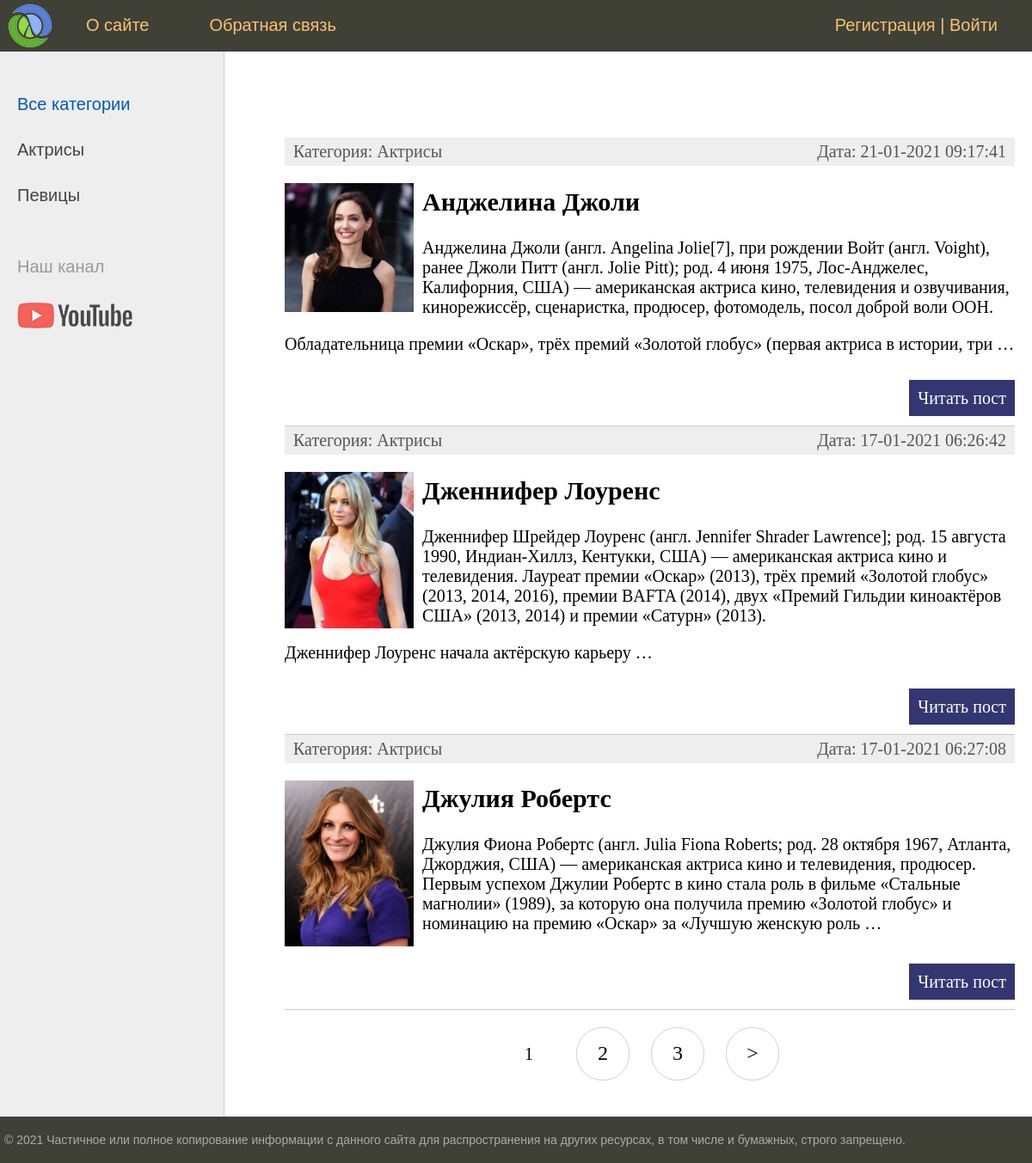
The page / on the database its author committed.
### women/models.py (models this page shows, shortened)
class Category(models.Model):
    name = models.CharField(max_length=100, db_index=True, verbose_name='Категория')
    slug = models.SlugField(max_length=255, unique=True, db_index=True, verbose_name='URL')
    def __str__(self):
        return self.name
    def get_absolute_url(self):
        return reverse('category', kwargs={'cat_slug': self.slug})
    class Meta:
        verbose_name = 'Категория'
        verbose_name_plural = 'Категории'
        ordering = ['id']

class Women(models.Model):
    title = models.CharField(max_length=255, verbose_name='Заголовок')
    slug = models.SlugField(max_length=255, unique=True, db_index=True, verbose_name='URL')
    content = models.TextField(blank=True, verbose_name='Текст статьи')  # blank=True означает, что поле может быть пустым
    photo = models.ImageField(upload_to='photos/%Y/%m/%d/', verbose_name='Фото')  # для работы поля требуется установить Pillow
    time_create = models.DateTimeField(auto_now_add=True, verbose_name='Время создания')
    time_update = models.DateTimeField(auto_now=True, verbose_name='Время изменения')
    is_published = models.BooleanField(default=True, verbose_name='Публикация')
    cat = models.ForeignKey('Category', on_delete=models.PROTECT, verbose_name='Категория')
    def get_absolute_url(self):
        return reverse('post', kwargs={'post_slug': self.slug})
    class Meta:
        verbose_name = 'Известные женщины'
        verbose_name_plural = 'Известные женщины'
        ordering = ['id']  # сортировка экземпляров

### women/views.py (the view)
# urls.py: path('', views.WomenHome.as_view(), name='home'),
class WomenHome(DataMixin, ListView):  # наследуется от ListView потому что это будет список
    model = Women  # выбирает все записи из таблицы Women и отображает в виде списка
    template_name = 'women/index.html'
    context_object_name = 'posts'  # явно указываем имя, которое будем использовать в шаблоне для обращения к object_list
    def get_context_data(self, *, object_list=None, **kwargs):
        context = super().get_context_data(**kwargs)  # получаем контекст, который уже сформирован для шаблона index.html
        c_def = self.get_user_context(title='Главная страница')
        context = dict(list(context.items()) + list(c_def.items()))  # создаем списки из словарей и объединяем их в новый словарь
        return context
    def get_queryset(self):
        return Women.objects.filter(is_published=True).select_related('cat')

### women/utils.py (called while the page is built)
    def get_user_context(self, **kwargs):
        context = kwargs  # формируем словарь из именованных параметров переданных функции get_user_context
        cats = Category.objects.annotate(Count('women'))  # создаем список всех рубрик с атрибутом women__count для каждой,
        user_menu = menu.copy()  # копия словаря menu
        if not self.request.user.is_authenticated:  # если пользователь не авторизован
            user_menu.pop(1)  # удалить второй пункт(Добавить статью) из копии menu
        context['menu'] = user_menu  # передаем в контекст измененное меню
        context['cats'] = cats
        if 'cat_selected' not in context:
            context['cat_selected'] = 0
        return context

### women/templates/women/index.html (shortened to what this page needs)
{% extends 'women/base.html' %}
{% block content %}
<ul class="list-articles">
    {% for p in posts %}
    <li>
        <div class="article-panel">
            <p class="first">Категория: {{ p.cat }}</p>
            <p class="last">Дата: {{ p.time_update|date:"d-m-Y H:i:s" }}</p>
        </div>
        {% if p.photo %}
        <p><img class="img-article-left thumb" src="{{ p.photo.url }}"></p>
        {% endif %}
        <h2>{{p.title}}</h2>
        {% autoescape on %}
        {{ p.content|linebreaks|truncatewords:50 }}
        {% endautoescape %}
        <p class="link-read-post"><a href="{{ p.get_absolute_url }}">Читать пост</a></p>
    </li>
    {% endfor %}
</ul>
{% endblock %}

### women/templates/women/base.html (shortened to what this page needs)
{% load static %}
{% load women_tags %}
<!DOCTYPE html>
<html>
<head>
    <link type="text/css" href="{% static 'women/css/styles.css' %}" rel="stylesheet">
</head>
<body>
<table class="table-page" border=0 cellpadding="0" cellspacing="0">
    <tr>
        <td valign=top>
            {% block mainmenu %}
            <div class="header">
                <ul id="mainmenu" class="mainmenu">
                    <li class="logo"><a href="{% url 'home' %}">
                        <div class="logo"></div>
                    </a></li>
                    {% for m in menu %}
                    <li><a href="{% url m.url_name %}">{{m.title}}</a></li>
                    {% endfor %}
                    {% if request.user.is_authenticated %}
                    <li class="last">{{ user.username }} | <a href="{% url 'logout' %}">Выйти</a></li>
                    {% else %}
                    <li class="last"><a href="{% url 'register' %}">Регистрация</a> | <a href="{% url 'login' %}">Войти</a></li>
                    {% endif %}
                </ul>
            </div>
            {% endblock mainmenu %}
            <table class="table-content" border=0 cellpadding="0" cellspacing="0">
                <tr>
                    <td valign="top" class="left-chapters">
                        <ul id="leftchapters">
                            {% if cat_selected == 0 %}
                            <li class="selected">Все категории</li>
                            {% else %}
                            <li><a href="{% url 'home' %}">Все категории</a></li>
                            {% endif %}
                            {% for c in cats %}
                            {% if c.women__count > 0 %}
                            {% if c.pk == cat_selected %}
                            <li class="selected">{{ c.name }}</li>
                            {% else %}
                            <li><a href="{{ c.get_absolute_url }}">{{ c.name }}</a></li>
                            {% endif %}
                            {% endif %}
                            {% endfor %}
                            <li class="share">
                                <p>Наш канал</p>
                                <a class="share-yt"
                                   href="https://www.youtube.com/"
                                   target="_blank" rel="nofollow"></a>
                            </li>
                        </ul>
                    </td>
                    <td valign="top" class="content">
                        <div class="content-text">
                            {% block content %}
                            {% endblock %}
                            {% if page_obj.has_other_pages %}
                            <nav class="list-pages">
                                <ul>
                                    {% for p in paginator.page_range %}
                                    {% if page_obj.number == p %}
                                    <li class="page-num page-num-selected">{{ p }}</li>
                                    {% elif p >= page_obj.number|add:-2 and p <= page_obj.number|add:2 %}
                                    <li class="page-num">
                                        <a href="?page={{ p }}">{{ p }}</a>
                                    </li>
                                    {% endif %}
                                    {% endfor %}
                                    {% if page_obj.has_next %}
                                    <li class="page-num">
                                        <a href="?page={{ page_obj.next_page_number }}">&gt;</a>
                                    </li>
                                    {% endif %}
                                </ul>
                            </nav>
                            {% endif %}
                        </div>
                    </td>
                </tr>
            </table>
        </td>
    </tr>
    <tr>
        <td valign=top>
            <div id="footer">
                <p>&copy; 2021 Частичное или полное копирование информации с данного сайта для распространения на других
                    ресурсах, в том числе и бумажных, строго запрещено.</p>
            </div>
        </td>
    </tr>
</table>
</body>
</html>

### women/static/women/css/styles.css (style rules this page uses)
html, body { font-family: 'Arial'; margin: 0; padding: 0; height: 100%; width: 100%; color: #444; }
a { color: #0059b2; text-decoration: none; }
img { max-width: 600px; height: auto; }
img.img-article-left { max-width: 300px; height: auto; float: left; padding: 0 10px 10px 0; }
img.img-article-left.thumb { max-width: 150px; height: auto; }
p.link-read-post { text-align: right; }
p.link-read-post a { padding: 10px; min-width: 100px; background: #333671; color: #fff; text-decoration: none; }
div.article-panel { background: #eee; padding: 5px 10px 5px 10px; box-sizing border-box; overflow: hidden; color: #555; }
div.article-panel p.first { margin: 0; float: left; }
div.article-panel p.last { margin: 0; float: right; }
ul.list-articles { list-style: none; margin: 0; padding: 0; }
ul.list-articles li { border-bottom: 1px solid #ccc; }
.table-page { width: 100%; height: 100%; vertical-align: top; }
.table-page tr { height: 100%; }
.header { background: #3F4137; height: 60px; }
.logo { background: url('../images/logo.png') no-repeat 10px 5px; width: 70px; height: 60px; }
ul.mainmenu { list-style: none; margin: 0; padding: 0; height: 60px; color: #fdc073; font-size: 20px; overflow: hidden; }
ul.mainmenu li { float: left; margin: 18px 40px 0 30px; }
ul.mainmenu li.logo { margin: 0; }
ul.mainmenu li.last { float: right; }
ul.mainmenu li a { color: #fdc073; text-decoration: none; }
.table-content { width: 100%; min-height: 100%; height: 100%; }
.left-chapters { margin: 0; background: #eee; border-right: 1px solid #ccc; min-height: 100%; }
.left-chapters ul { width: 230px; min-height: 100%; margin: 0; padding: 20px 10px 10px 20px; list-style: none; font-size: 20px; }
.left-chapters ul li { margin: 30px 0 0 0; color: #999; }
.left-chapters ul li.selected { color: #0059b2; }
.left-chapters ul li a { color: #444; text-decoration: none; }
.left-chapters ul li.share { margin: 60px 0 0 0; }
.left-chapters ul li.share p { margin: 30px 0 30px 0; }
.left-chapters ul li.share a { display: inline-block; width: 40px; height: 40px; margin: 0 20px 0 0; }
.left-chapters ul li.share a.share-yt { width: 100%; height: 30px; background: url('../images/share_yt.png') no-repeat 0 0 }
.content { padding: 40px 20px 20px 40px; width: 100%; box-sizing: border-box; }
.content-text { margin: 60px 0 0 30px; color: #000; font-size: 20px; font-family: Yandex Sans Display Light; }
#footer { box-sizing: border-box; background: #3F4137; padding: 5px; color: #aaa; font-size: 14px; font-family: Verdana, Geneva, Arial, Helvetica; text-align: left; overflow: hidden; }
.list-pages { text-align: center; margin: 0 0 20px 0; }
.list-pages ul { margin: 20px 0 0 0; padding: 0; list-style: none; }
.list-pages ul li { display: inline-block; margin: 0 20px 0 0; }
.list-pages a { color: #000; font-size: 24px; text-decoration: none; }
.list-pages .page-num, .page-num-selected { display: inline-block; width: 60px; height: 44px; padding: 16px 0 0 0; border: 1px solid #d0d0d0; border-radius: 30px; }
.list-pages .page-num-selected { border: none; color: #000; font-size: 20px; }

### rows shown on the page
Category: name "Актрисы"
Category: name "Певицы"
Women: cat "Актрисы", time_update "21-01-2021 09:17:41", photo (picture), title "Анджелина Джоли", content "Анджелина Джоли (англ. Angelina Jolie[7], при рождении Войт (англ. Voight), ранее Джоли Питт (англ. Jolie Pitt); род. 4 июня 1975, Лос-Анджелес, Калифорния, США) — американская актриса кино, телевидения и озвучивания, кинорежиссёр, сценаристка, продюсер, фотомодель, посол доброй воли ООН. Обладательница премии «Оскар», трёх премий «Золотой глобус» (первая актриса в истории, три …"
Women: cat "Актрисы", time_update "17-01-2021 06:26:42", photo (picture), title "Дженнифер Лоуренс", content "Дженнифер Шрейдер Лоуренс (англ. Jennifer Shrader Lawrence]; род. 15 августа 1990, Индиан-Хиллз, Кентукки, США) — американская актриса кино и телевидения. Лауреат премии «Оскар» (2013), трёх премий «Золотой глобус» (2013, 2014, 2016), премии BAFTA (2014), двух «Премий Гильдии киноактёров США» (2013, 2014) и премии «Сатурн» (2013). Дженнифер Лоуренс начала актёрскую карьеру …"
Women: cat "Актрисы", time_update "17-01-2021 06:27:08", photo (picture), title "Джулия Робертс", content "Джулия Фиона Робертс (англ. Julia Fiona Roberts; род. 28 октября 1967, Атланта, Джорджия, США) — американская актриса кино и телевидения, продюсер. Первым успехом Джулии Робертс в кино стала роль в фильме «Стальные магнолии» (1989), за которую она получила премию «Золотой глобус» и номинацию на премию «Оскар» за «Лучшую женскую роль …"

### other values the page prints
{{ m.title }} "О сайте" "Обратная связь"
{{ p }} "1"
{{ p }} "2" "3"
